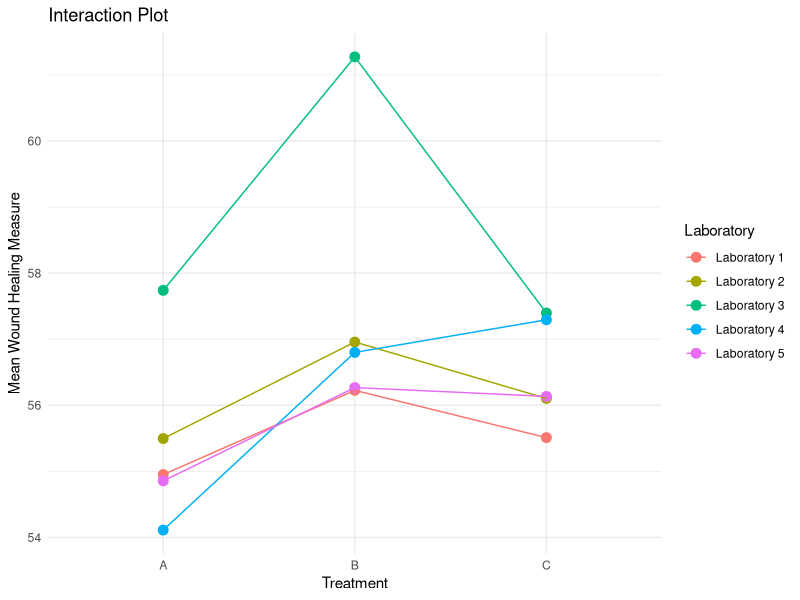

This chart was generated by the following R code:
## ---- chunk 1
#| label: setup
#| include: false

# configure global options for R code chunks:
# warning = F to suppress the display of warning messages generated during the execution of code chunks
# message = F to suppress the display of messages produced during the execution of code chunks
knitr::opts_chunk$set(warning = FALSE, message = FALSE, eval = FALSE)

# This qmd file requires the following packages to be installed:
#c("dplyr", "ggplot2", "emmeans", "lme4", "lmerTest")
## ---- chunk 2
# Set seed for reproducibility
set.seed(123)

# Define blocks (laboratories) and treatments
blocks <- factor(paste0("Laboratory ", rep(1:5, each = 6)))  # Labs 1 to 5, now with 6 observations per lab
treatments <- factor(rep(c("A", "B", "C"), each = 2, times = 5))  # Replication within blocks

# Simulate block effects and treatment effects
block_effect <- rnorm(5, mean = 0, sd = 2)  # Random effect for each block
treatment_effect <- c(A = 5, B = 7, C = 6)  # Fixed effects for treatments

# Simulate interaction terms (Treatment by Laboratory)
interaction_effect <- matrix(rnorm(15, mean = 0, sd = 1), nrow = 5, ncol = 3)

# Create data frame
data_rep_block <- data.frame(
  Laboratory = blocks,
  Treatment = treatments,
  WoundHealing = NA
)

# Assign responses with interaction terms
for (i in 1:nrow(data_rep_block)) {
  b <- as.numeric(data_rep_block$Laboratory[i])
  t <- data_rep_block$Treatment[i]
  t_index <- match(t, c("A", "B", "C"))
  data_rep_block$WoundHealing[i] <- 
    50 + block_effect[b] + treatment_effect[t] + interaction_effect[b, t_index] + rnorm(1, mean = 0, sd = 1)
}
## ---- chunk 3
# Calculate mean Wound Healing for each Treatment-Laboratory combination
library(dplyr)
mean_data <- data_rep_block %>%
  group_by(Laboratory, Treatment) %>%
  summarise(Mean_WoundHealing = mean(WoundHealing))

# Display the produced summary table with the group means
mean_data

# Create an interaction plot
library(ggplot2)
ggplot(mean_data, aes(x = Treatment, y = Mean_WoundHealing, group = Laboratory, color = Laboratory)) +
  geom_point(size = 3) +
  geom_line() +
  labs(title = "Interaction Plot",
       y = "Mean Wound Healing Measure",
       x = "Treatment") +
  theme_minimal()
## ---- chunk 4
library(lmerTest)

options(contrasts = c("contr.sum", "contr.poly"))  # Effects coding

model_block <- lmer(WoundHealing ~ Treatment + (1 | Laboratory) + (1 | Treatment:Laboratory), data = data_rep_block)
summary(model_block)
## ---- chunk 5
# Fit the full model with the random interaction term
full_model <- lmer(WoundHealing ~ Treatment + (1 | Laboratory) + (1 | Treatment:Laboratory), 
                   data = data_rep_block)

# Fit the reduced model without the random interaction term
reduced_model <- lmer(WoundHealing ~ Treatment + (1 | Laboratory), 
                      data = data_rep_block)

# Perform the likelihood ratio test
anova(full_model, reduced_model, refit=FALSE)
